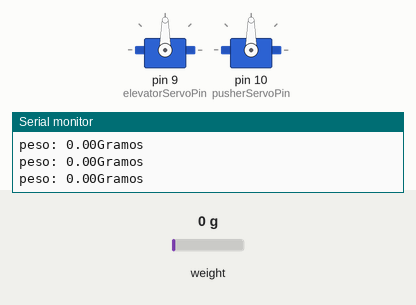
Recording of a sketch running on a simulated Arduino Uno, built with avr-gcc and run on an emulated ATmega328P. Shown: 2 × servo, the last lines printed to the serial monitor. Inputs (shaded band) come from the test bench; at power-on: weight on the scale 0 g.

Above: at 2.2 s.
2.3 s: weight on the scale set to 9 g
3.8 s: weight on the scale set to 12 g
At 4.6 s:
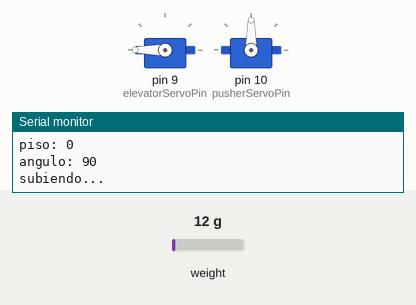
At 9.1 s:
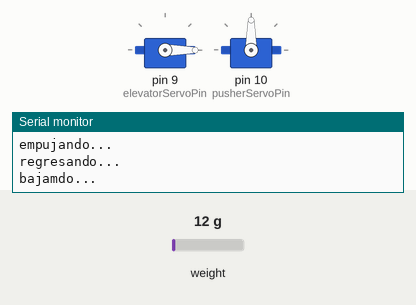
Timing chart, 0 to 15.3 s (numbered marks = the images above; inputs shaded):
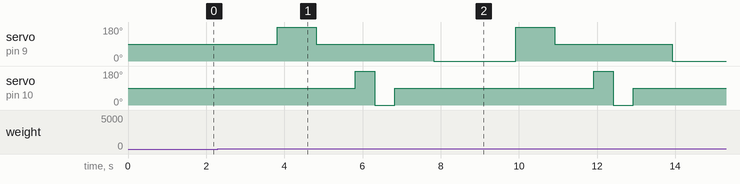

Measured:
- the behaviour switches between 10 and 11 g on weight on the scale (found by bisection; images 0 and 1)
- after the input at 3.8 s, servo on pin 9 (elevatorServoPin): 90° → 180° at once, → 90° 1.0 s later, → 0° 3.0 s later, → 180° 2.1 s later, … (6 changes in this stretch); servo on pin 10 (pusherServoPin): 90° → 180° after 2.0 s, → 0° 0.50 s later, → 90° 0.50 s later, → 180° 5.1 s later, … (6 changes in this stretch)

The sketch:

elevador_mio.ino
```cpp
#include "HX711.h"                                                        // la libreria la puedes instalar en el IDE de arduino desde aqui: http://librarymanager/All#Avia_HX711
#include <Servo.h>                                                        // libreria para los servomotores

#define elevatorServoPin 9                                                // Pinout del servomotor del elevador
#define pusherServoPin 10                                                 // Pinout del servomotor del pistón

#define LOADCELL_DOUT_PIN 7                                               // pin DT del modulo HX711
#define LOADCELL_SCK_PIN 8                                                // pin SCK del modulo HX711

float calibration_factor = -500;                                          // ajustar el valor de calibracion segun cada proyecto, el valor correcto es cuando la bascula da 0
float weight;                                                             // variable donde se guarda la lectura de la bascula
int piso;                                                                 // variable donde se guarda el piso a donde ira el elevador
int angulo;                                                               // variable que guarda si el servo gira a la izquierda, a la derecha o no gira y a que velocidad

HX711 scale;                                                              // se declaran los objetos bascula

Servo elevatorServo;                                                      // se declaran los objetos Servo
Servo pusherServo;

void setup() {
  Serial.begin(9600);                                                     // configurar el monitor serial

  scale.begin(LOADCELL_DOUT_PIN, LOADCELL_SCK_PIN);                       // configurar la bascula
  scale.set_scale();
  scale.tare();

  elevatorServo.attach(elevatorServoPin);                                 // configurar los servomotores
  pusherServo.attach(pusherServoPin);

}

void loop() {
  // Leer el peso de la celda de carga
  scale.set_scale(calibration_factor);                                    // Configurar el factor de calibración

  weight = scale.get_units(), 1;
  if (weight < 0){
    weight = 0.00;
  }

  Serial.print("peso: "); Serial.print(weight); Serial.println("Gramos");

  // asignar el piso segun el peso
  if (weight > 10){                                                       // el peso debe sobrepasar los 10 gr para poder activar el elevador
    if (weight < 100) {                                                   // menos de 100 gr - planta baja
      piso = 0;
    } else if (weight >= 100 && weight < 200) {                           // de 100 gr a menos de 200 gr - piso 1
      piso = 1;
    } else if (weight >= 200 && weight < 300) {                           // de 200 gr a menos de 300 gr - piso 2
      piso = 2;
    } else {                                                              //de 300 gr en adelante - piso 3
      piso = 3;
    }

    if(piso == 0){
      angulo = 90;                                                        // el servo se detiene
    } else {
      angulo = 180;                                                       // el servo avanza
    }

    Serial.print("piso: "); Serial.println(piso);

    // rutina del elevador
    elevatorServo.write(180);                                              // sube el elevador o no   angulo
    Serial.print("angulo: "); Serial.println(angulo);
    Serial.println("subiendo...");
    delay(1000);                                                          // tiempoDelay = piso * tiempo,
    elevatorServo.write(90);                                             // el elevador se detiene
    delay(1000);

    pusherServo.write(180);                                               // empujar el objeto
    Serial.println("empujando...");
    delay(500);

    pusherServo.write(0);                                                 // retorcene el pistón
    Serial.println("regresando...");
    delay(500);
    pusherServo.write(90);                                                 // el piston se detiene
    delay(1000);

    elevatorServo.write(0);                                              // baja el elevador
    Serial.println("bajamdo...");
    delay(2000);


  }

}
```
